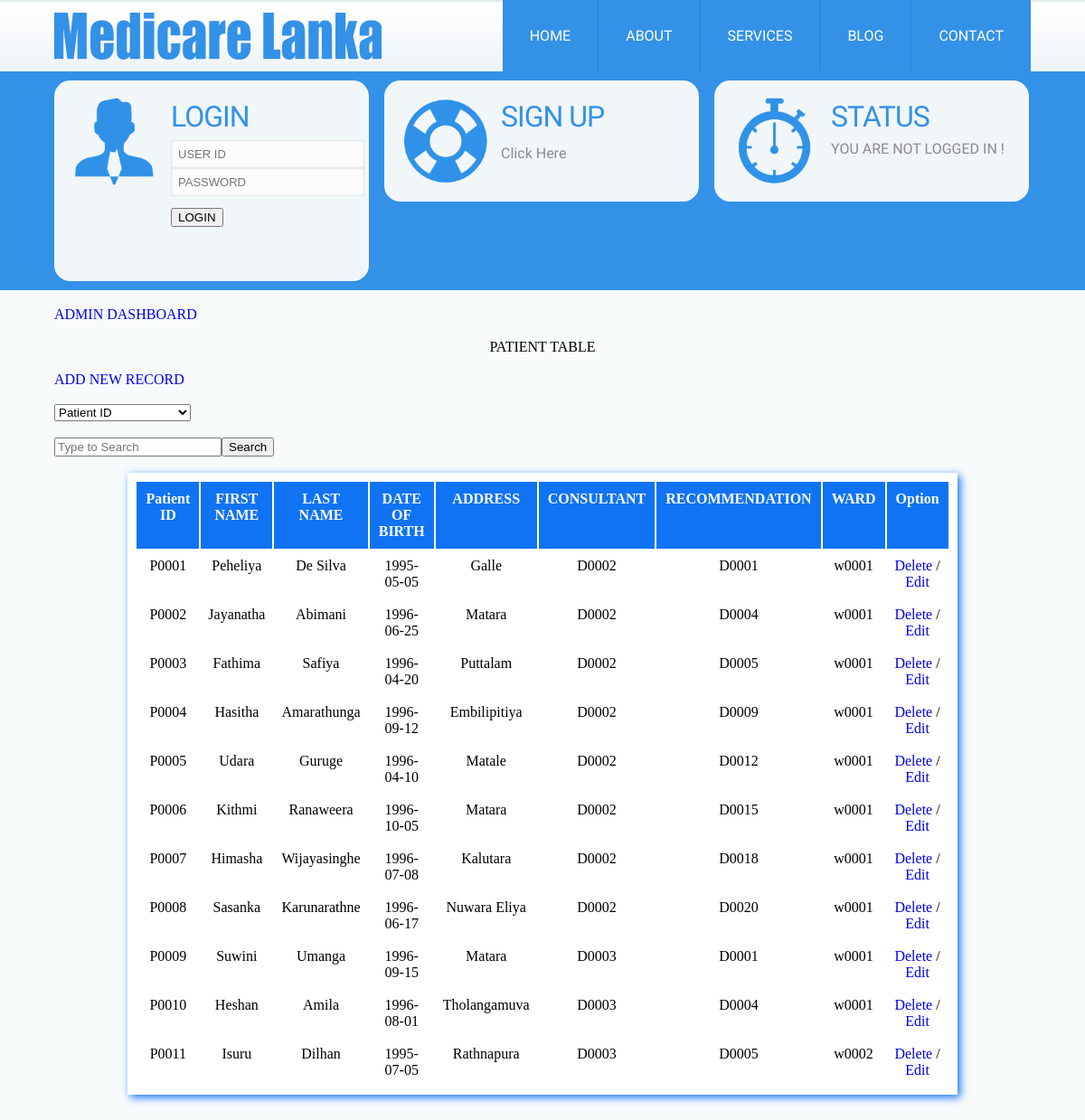
Screenshot of /admin_patient.php with the database file from the repository.
### tables this page shows
CREATE TABLE `patient` (
  `patient_id` varchar(5) NOT NULL,
  `f_name` varchar(50) DEFAULT NULL,
  `l_name` varchar(50) DEFAULT NULL,
  `birth_day` date DEFAULT NULL,
  `address` varchar(100) DEFAULT NULL,
  `consultant_id` varchar(5) DEFAULT NULL,
  `recomanded_DID` varchar(5) DEFAULT NULL,
  `ward_no` varchar(5) DEFAULT NULL
);

### admin_patient.php (the view, shortened to what this page needs)
<?php
	include 'header.php';
?>
</div>
<div class="wrap">
<br>
<a class="addnew" href="admin.php" style="font-face:Khmer OS Battambang; font-size:16px;">ADMIN DASHBOARD</a></font>
<br><br>
<center><h1>PATIENT TABLE</h1></center>
<br>
<a class="addnew" href="patient_use.php" style="font-face:Khmer OS Battambang; font-size:16px;">ADD NEW RECORD</a></font>
<br><br>
	<div class="search">
	<form method="post" action="admin_patient_search.php">
    <select name="cbosearch">
    	<option>Patient ID</option>
    </select>
	<br><br>
	<input type="text" name="txtsearch" placeholder="Type to Search" /><input type="submit" name="cmdsearch" value="Search" />
    </form>
    </div>
	<br>
	<center>
	<table>
    	<tr>
            <th>Patient ID</th>
            <th>FIRST NAME</th>
            <th>LAST NAME</th>
            <th>DATE OF BIRTH</th>
			<th>ADDRESS</th>
			<th>CONSULTANT</th>
			<th>RECOMMENDATION</option>
			<th>WARD</th>
			<th>Option</th>
    	</tr>
        <?php
			$sql = "select * from patient";
			$result = mysql_query($sql);
			if (!$result) {
				echo "An error has occured: ".mysql_error();
			} else {
				while($tr=mysql_fetch_array($result)) {
		?>
		<tr>
			<td align="center"><?php echo $tr[0]; ?></td>
			<td align="center"><?php echo $tr[1]; ?></td>
			<td align="center"><?php echo $tr[2]; ?></td>
			<td align="center"><?php echo $tr[3]; ?></td>
			<td align="center"><?php echo $tr[4]; ?></td>
			<td align="center"><?php echo $tr[5]; ?></td>
			<td align="center"><?php echo $tr[6]; ?></td>
			<td align="center"><?php echo $tr[7]; ?></td>
			<td align="center"><a href="Delete_Form.php? txtid=<?php echo $tr[0];?>">Delete</a> / <a href="Edit_Form.php? txtid=<?php echo $tr[0];?>">Edit</a> </td>
		</tr>
		<?php
				}
			}
		?>
    </table>
	</center>
	</div>
	<br><br>
</body>
</html>

### css/style.css (style rules this page uses)
html,body,div,span,applet,object,iframe,h1,h2,h3,h4,h5,h6,p,blockquote,pre,a,abbr,acronym,address,big,cite,code,del,dfn,em,img,ins,kbd,q,s,samp,small,strike,strong,sub,sup,tt,var,b,u,i,dl,dt,dd,ol,nav ul,nav li,fieldset,form,label,legend,caption,tbody,tfoot,thead,article,aside,canvas,details,embed,figure,figcaption,footer,header,hgroup,menu,nav,output,ruby,section,summary,time,mark,audio,video { margin:0;padding:0;border:0;font-size:100%;font:inherit;vertical-align:baseline; }
a { text-decoration:none; }
body { background:#F8FBFB; }
.wrap { width:70%; margin:0 auto; }
table,td,tr { padding:8px; }
table { border:1px #1073F4; width:80%; background:#FFF; height:auto; margin:auto; box-shadow:3px 3px 9px #1073F4; }
th { background:#1073F4; color:#FFF; font-weight:bold; padding:10px; align: center; }
td { border:1px #1073F4; padding: auto; align: center; }
@media screen and (max-width:1366px) { .wrap { width:90%; } }

### rows the page displays
patient: patient_id "P0001", f_name "Peheliya", l_name "De Silva", birth_day "1995-05-05", address "Galle", consultant "D0002", recomanded_DID "D0001", ward_no "w0001"
patient: patient_id "P0002", f_name "Jayanatha", l_name "Abimani", birth_day "1996-06-25", address "Matara", consultant "D0002", recomanded_DID "D0004", ward_no "w0001"
patient: patient_id "P0003", f_name "Fathima", l_name "Safiya", birth_day "1996-04-20", address "Puttalam", consultant "D0002", recomanded_DID "D0005", ward_no "w0001"
patient: patient_id "P0004", f_name "Hasitha", l_name "Amarathunga", birth_day "1996-09-12", address "Embilipitiya", consultant "D0002", recomanded_DID "D0009", ward_no "w0001"
patient: patient_id "P0005", f_name "Udara", l_name "Guruge", birth_day "1996-04-10", address "Matale", consultant "D0002", recomanded_DID "D0012", ward_no "w0001"
patient: patient_id "P0006", f_name "Kithmi", l_name "Ranaweera", birth_day "1996-10-05", address "Matara", consultant "D0002", recomanded_DID "D0015", ward_no "w0001"
patient: patient_id "P0007", f_name "Himasha", l_name "Wijayasinghe", birth_day "1996-07-08", address "Kalutara", consultant "D0002", recomanded_DID "D0018", ward_no "w0001"
patient: patient_id "P0008", f_name "Sasanka", l_name "Karunarathne", birth_day "1996-06-17", address "Nuwara Eliya", consultant "D0002", recomanded_DID "D0020", ward_no "w0001"
patient: patient_id "P0009", f_name "Suwini", l_name "Umanga", birth_day "1996-09-15", address "Matara", consultant "D0003", recomanded_DID "D0001", ward_no "w0001"
patient: patient_id "P0010", f_name "Heshan", l_name "Amila", birth_day "1996-08-01", address "Tholangamuva", consultant "D0003", recomanded_DID "D0004", ward_no "w0001"
patient: patient_id "P0011", f_name "Isuru", l_name "Dilhan", birth_day "1995-07-05", address "Rathnapura", consultant "D0003", recomanded_DID "D0005", ward_no "w0002"
